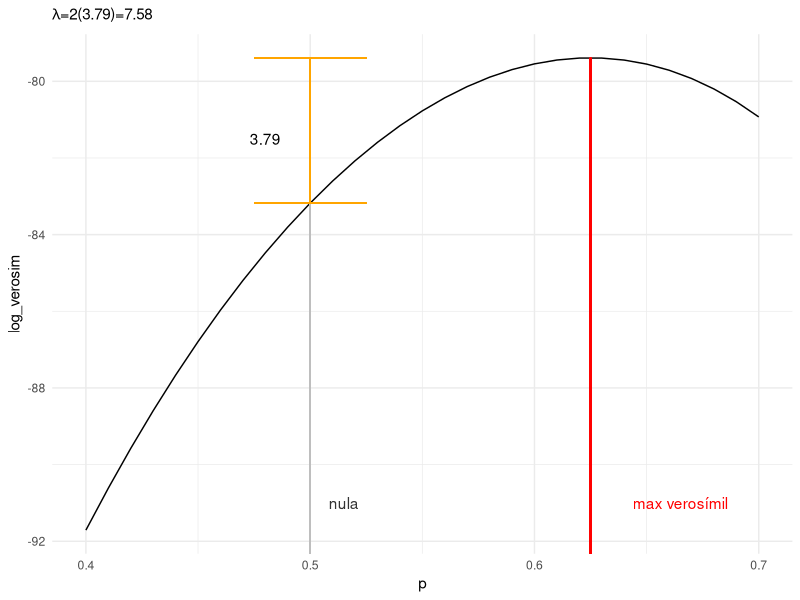
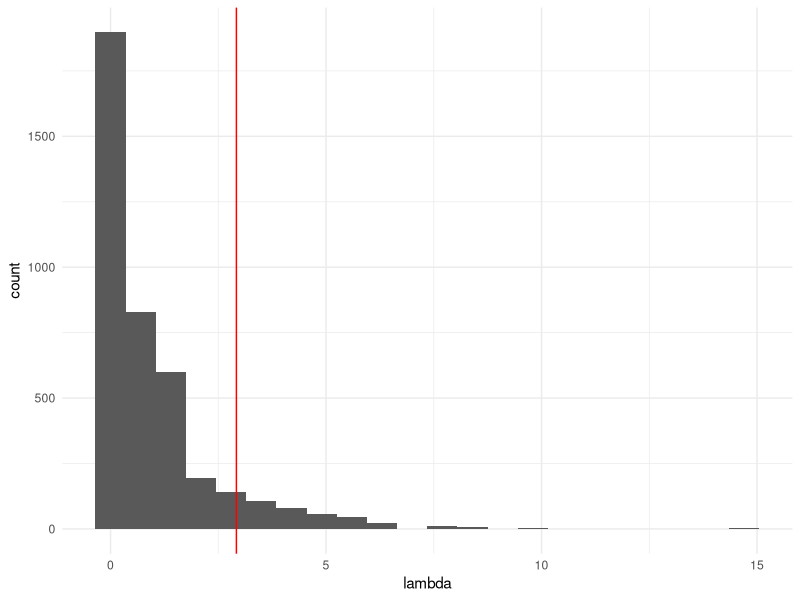
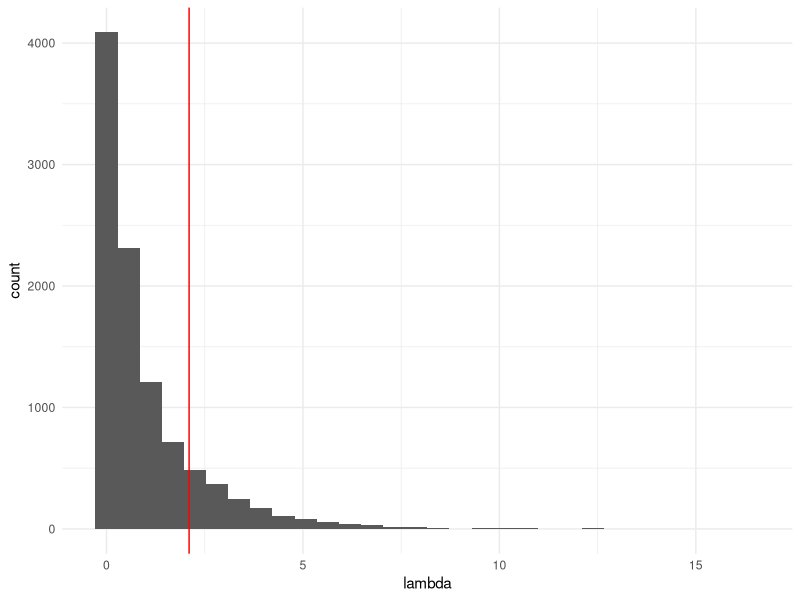
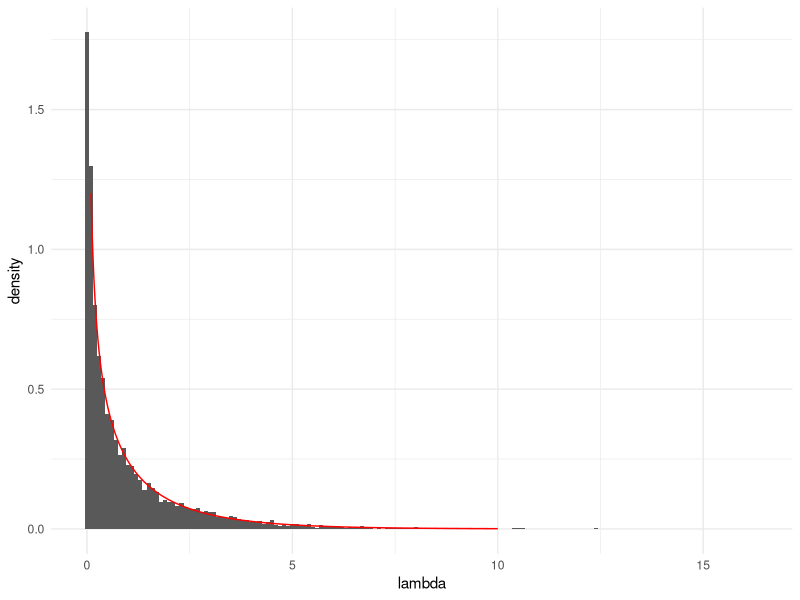
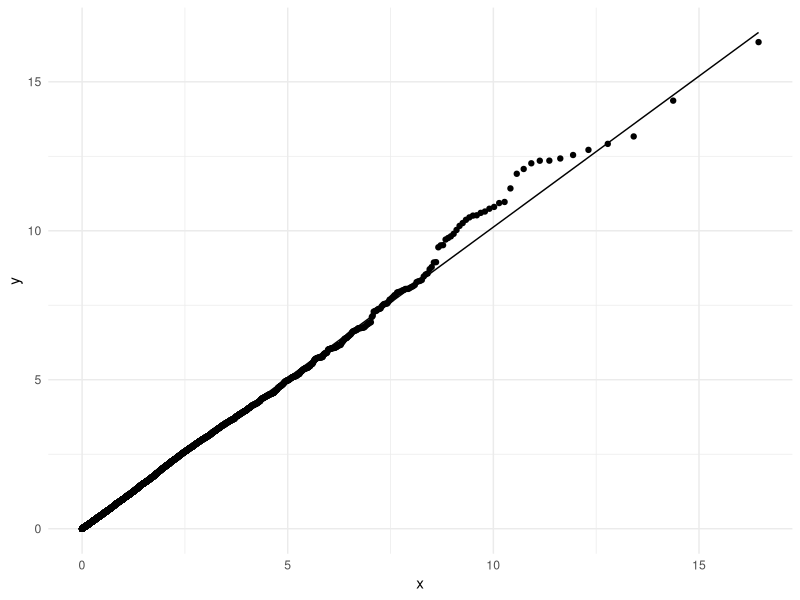
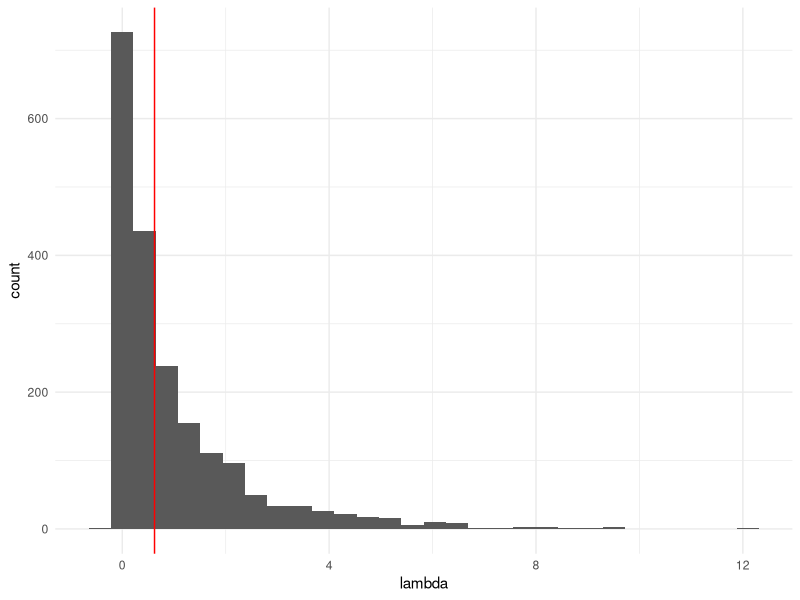
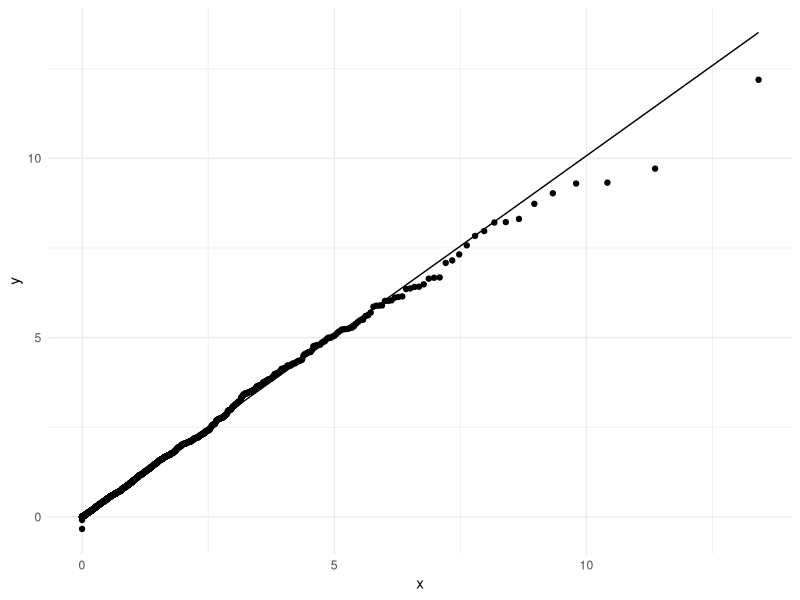
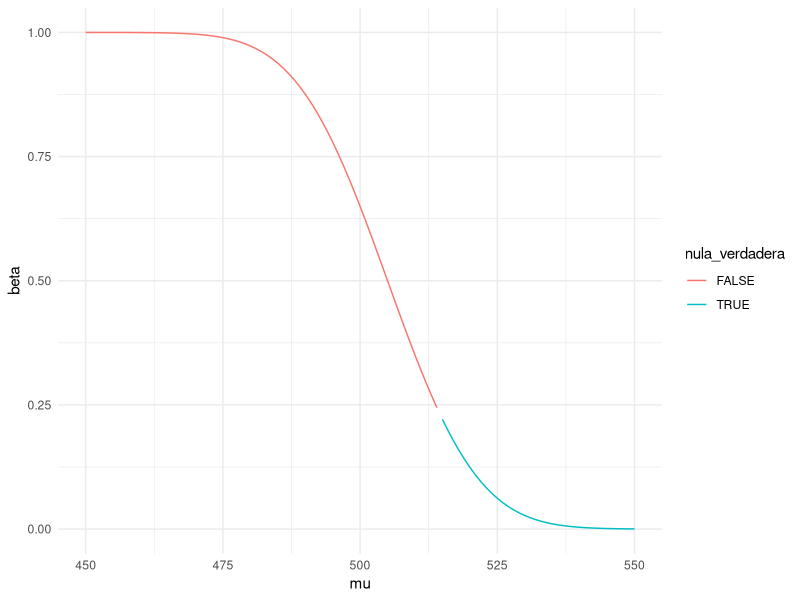

Here is the R script that generated these plots, in order:
## ---- chunk 1
library(tidyverse)
library(patchwork)
knitr::opts_chunk$set(echo = TRUE, message = FALSE, warning=FALSE, fig.align = 'center', fig.height=3, out.width = '95%', cache = TRUE)
comma <- function(x) format(x, digits = 2, big.mark = ",")
theme_set(theme_minimal())
## ---- chunk 2
set.seed(29)
muestra_edomex <- read_csv("data/enlace.csv") %>%
  filter(estado == "ESTADO DE MEXICO") %>%
  sample_n(180)
resumen <- muestra_edomex %>%
  summarise(media = mean(mate_6), s = sd(mate_6), n = n()) %>%
  mutate(ee = s / sqrt(n))
resumen
## ---- chunk 3
dif <- (resumen %>% pull(media)) - 454
ee <- resumen %>% pull(ee)
w <- dif / ee
p <- 2 * (1 - pnorm(abs(w)))
p
## ---- chunk 4
p_hat <- 47 / 80
ee <- sqrt(p_hat * (1 - p_hat) / 80)
## ---- chunk 5
w <- (p_hat - 0.5) / ee
w
## ---- chunk 6
valor_p <- 2 * (1 - pnorm(abs(w)))
valor_p
## ---- chunk 7
n_1 <- 100
n_2 <- 250
p_hat_1 <- 0.86
p_hat_2 <- 0.90
ee <- sqrt(p_hat_1 * (1 - p_hat_1) / n_1 + p_hat_2 * (1 - p_hat_2) / n_2)
delta = p_hat_1 - p_hat_2
w  <- delta / ee
w
## ---- chunk 8
2 * (1 - pnorm(abs(w)))
## ---- chunk 9
set.seed(31521)
datos_clasif <- tibble(x = rep(1, 135), y = rep(1, 135)) %>%
  bind_rows(tibble(x = rep(0, 65), y = rep(1, 65))) %>%
  bind_rows(tibble(x = rep(1, 40), y = rep(0, 40))) %>%
  bind_rows(tibble(x = rep(1 ,100), y = rep(1, 100))) %>%
  sample_n(300) %>%
  mutate(caso = as.character(1: 300)) %>%
  select(caso, x, y)
## ---- chunk 10
datos_clasif %>% head
## ---- chunk 11
datos_clasif <- datos_clasif %>%
  mutate(d = x - y)
datos_clasif %>% head
## ---- chunk 12
medias_tbl <-
  datos_clasif %>% summarise(across(where(is.numeric), mean, .names = "{col}_hat"))
d_hat <- pull(medias_tbl, d_hat)
medias_tbl
## ---- chunk 13
ee <- datos_clasif %>%
  mutate(d_hat = mean(d)) %>%
  mutate(dif_2 = (d - d_hat)) %>%
  summarise(ee = sd(dif_2) / sqrt(n())) %>%
  pull(ee)
ee
## ---- chunk 14
w <- d_hat / ee
valor_p <- 2 * (1 - pnorm(abs(w)))
c(w = w, valor_p = valor_p) %>% round(3)
## ---- chunk 15
log_verosim <- function(p){
  75 * log(p) + (120 - 75) * log(1 - p)
}
verosim_tbl <- tibble(p = seq(0.4, 0.7, 0.01)) %>%
  mutate(log_verosim = log_verosim(p))
ggplot(verosim_tbl, aes(x = p, y = log_verosim)) +
  geom_line() +
  geom_segment(x = 75/120, xend = 75/120, y = -130, yend = log_verosim(75/120), colour = "red") +
  geom_segment(x = 0.5, xend = 0.5, y = -130, yend = log_verosim(0.5), colour = "gray") +
  geom_errorbar(aes(x = 0.5,  ymin = log_verosim(0.5), ymax = log_verosim(75/120)),
               colour = "orange", width = 0.05) +
  annotate("text", x = 0.48, y = -81.5, label = "3.79") +
  annotate("text", x = 0.515, y = -91, label ="nula", colour = "gray20") +
  annotate("text", x = 0.665, y = -91, label ="max verosímil", colour = "red") +
  labs(subtitle = expression(paste(lambda, "=2(3.79)=7.58")))


## ---- chunk 16
n_volados <- 120 # número de volados
simulados_nula <- rbinom(4000, n_volados, p = 0.5)
lambda <- function(n, x, p_0 = 0.5){
  # estimador de max verosim
  p_mv <- x / n
  # log verosimilitud bajo mv
  log_p_mv <- x * log(p_mv) + (n - x) * log(1 - p_mv)
  # log verosimllitud bajo nula
  log_p_nula <- x * log(p_0) + (n - x) * log(1 - p_0)
  lambda <- 2*(log_p_mv - log_p_nula)
  lambda
}
lambda_obs <- lambda(n_volados, 75, 0.5)
sims_tbl <- tibble(sim_x = simulados_nula) %>%
  mutate(lambda = map_dbl(sim_x, ~ lambda(n_volados, .x, p_0 = 0.5)))
ggplot(sims_tbl, aes(x = lambda)) +
  geom_histogram(binwidth = 0.7) +
  geom_vline(xintercept = 2.92, colour = "red")
## ---- chunk 17
valor_p <- mean(sims_tbl$lambda >= lambda_obs)
valor_p
## ---- chunk 18
set.seed(3341)
n_muestra <- 100
muestra_1 <- rnorm(n_muestra, 7.9, 1)
## ---- chunk 19
crear_log_p <- function(x){
  # crear log verosim para dos muestras normales independientes.
  log_p <- function(params){
    mu <- params[1]
    log_vero <- dnorm(x, mean = mu, sd = 1, log = TRUE) %>% sum
    log_vero
  }
}
lambda_calc <- function(muestra, crear_log_p){
  log_p <- crear_log_p(muestra)
  res <- optim(c(0), log_p, control = list(fnscale = -1))
  lambda_mv <- log_p(res$par)
  lambda_nula <- log_p(8.0)
  lambda <- 2 * (lambda_mv - lambda_nula)
  lambda
}
lambda <- lambda_calc(muestra_1, crear_log_p)
lambda
## ---- chunk 20
sims_nula <- map(1:10000, ~ rnorm(n_muestra, 8, 1))
lambda_nula_sim <- map_dbl(sims_nula, ~ lambda_calc(.x, crear_log_p))
tibble(lambda = lambda_nula_sim) %>%
  ggplot(aes(x = lambda)) + geom_histogram() +
  geom_vline(xintercept = lambda, colour = "red")
## ---- chunk 21
valor_p <- mean(lambda_nula_sim >= lambda)
valor_p
## ---- chunk 22
teorica <- tibble(x = seq(0.1, 10, 0.01)) %>%
  mutate(f_chi_1 = dchisq(x, df = 1))
tibble(lambda = lambda_nula_sim) %>%
  ggplot() + geom_histogram(aes(x = lambda, y = ..density..), binwidth = 0.1) +
  geom_line(data = teorica, aes(x = x, y = f_chi_1), colour = "red")
## ---- chunk 23
tibble(lambda = lambda_nula_sim) %>%
  ggplot(aes(sample = lambda)) +
  geom_qq(distribution = stats::qchisq, dparams = list(df = 1)) +
  geom_qq_line(distribution = stats::qchisq, dparams = list(df = 1))
## ---- chunk 24
set.seed(223)
muestra_1 <- rnorm(80, 0.8, 0.2)
muestra_2 <- rnorm(120, 0.8, 0.4)
## ---- chunk 25
crear_log_p <- function(x, y){
  # crear log verosim para dos muestras normales independientes.
  log_p <- function(params){
    mu_1 <- params[1]
    mu_2 <- params[2]
    sigma_1 <- params[3]
    sigma_2 <- params[4]
    log_vero_1 <- dnorm(x, mean = mu_1, sd = sigma_1, log = TRUE) %>% sum
    log_vero_2 <- dnorm(y, mean = mu_2, sd = sigma_2, log = TRUE) %>% sum
    log_vero <- log_vero_1 + log_vero_2 #se suman por independiencia
    log_vero
  }
}
log_p <- crear_log_p(muestra_1, muestra_2)
## ---- chunk 26
crear_log_p_nula <- function(x, y){
  log_p <- function(params){
    # misma media
    mu <- params[1]
    sigma_1 <- params[2]
    sigma_2 <- params[3]
    log_vero_1 <- dnorm(x, mean = mu, sd = sigma_1, log = TRUE) %>% sum
    log_vero_2 <- dnorm(y, mean = mu, sd = sigma_2, log = TRUE) %>% sum
    log_vero <- log_vero_1 + log_vero_2 #se suman por independiencia
    log_vero
  }
}
log_p_nula <- crear_log_p_nula(muestra_1, muestra_2)
## ---- chunk 27
res <- optim(c(0, 0, 1, 1), log_p, method = "Nelder-Mead",
             control = list(fnscale = -1))
res$convergence
est_mv <- res$par
names(est_mv) <- c("mu_1", "mu_2", "sigma_1", "sigma_2")
est_mv
## ---- chunk 28
lambda_1 <- log_p(est_mv)
lambda_1
## ---- chunk 29
res <- optim(c(0, 1, 1), log_p_nula, method = "Nelder-Mead",
             control = list(fnscale = -1))
res$convergence
est_mv_nula <- res$par
names(est_mv) <- c("mu", "sigma_1", "sigma_2")
est_mv_nula
## ---- chunk 30
lambda_2 <- log_p_nula(est_mv_nula)
lambda_2
## ---- chunk 31
lambda <- 2 * (lambda_1 - lambda_2)
lambda
## ---- chunk 32
simular_boot <- function(n_1, n_2, est_mv_nula){
  x <- rnorm(n_1, est_mv_nula[1], est_mv_nula[2])
  y <- rnorm(n_2, est_mv_nula[1], est_mv_nula[3])
  list(x = x, y = y)
}
lambda_nula_sim <- function(est_mv_nula){
  muestras <- simular_boot(80, 120, est_mv_nula)
  x <- muestras$x
  y <- muestras$y
  log_p <- crear_log_p(x, y)
  log_p_nula <- crear_log_p_nula(x, y)
  est_1 <- optim(c(0,0,1,1), log_p, control = list(fnscale = -1))
  est_2 <- optim(c(0,1,1), log_p_nula, control = list(fnscale = -1))
  lambda <- 2*(log_p(est_1$par) - log_p_nula(est_2$par))
  lambda
}
lambda_sim <- map_dbl(1:2000, ~ lambda_nula_sim(est_mv_nula = est_mv_nula))
## ---- chunk 33
tibble(lambda = lambda_sim) %>%
  ggplot(aes(x = lambda)) +
  geom_histogram() +
  geom_vline(xintercept = lambda, colour = "red")
## ---- chunk 34
mean(lambda_sim > lambda)
## ---- chunk 35
tibble(lambda = lambda_sim) %>%
  ggplot(aes(sample = lambda)) +
  geom_qq(distribution = stats::qchisq, dparams = list(df = 1)) +
  geom_qq_line(distribution = stats::qchisq, dparams = list(df = 1))

## ---- chunk 36
pchisq(lambda, df =1, lower.tail = FALSE)
## ---- chunk 37
potencia_tbl <- tibble(mu = seq(450, 550, 1)) %>%
  mutate(beta = pnorm((505 - mu)/13)) %>% # probabilidad de rechazar
  mutate(nula_verdadera = factor(mu >= 515)) # nula verdadera
ggplot(potencia_tbl, aes(x = mu, y = beta, colour = nula_verdadera)) +
  geom_line()
## ---- chunk 38
pnorm(-0.7692)
## ---- chunk 39
z_alpha <- qnorm(0.05)
z_alpha
## ---- chunk 40
C <- 13*z_alpha + 515
C
